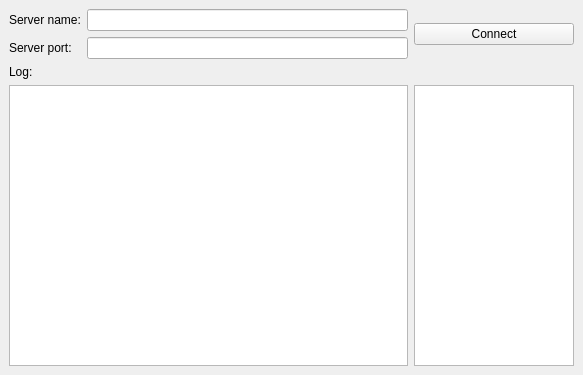
<?xml version="1.0" encoding="UTF-8"?>
<ui version="4.0">
 <class>MainWindow</class>
 <widget class="QMainWindow" name="MainWindow">
  <property name="geometry">
   <rect>
    <x>0</x>
    <y>0</y>
    <width>583</width>
    <height>375</height>
   </rect>
  </property>
  <property name="windowTitle">
   <string>MainWindow</string>
  </property>
  <widget class="QWidget" name="centralwidget">
   <layout class="QGridLayout" name="gridLayout">
    <item row="2" column="0">
     <widget class="QLabel" name="logLabel">
      <property name="text">
       <string>Log:</string>
      </property>
     </widget>
    </item>
    <item row="0" column="0">
     <widget class="QLabel" name="addressLabel">
      <property name="text">
       <string>Server name:</string>
      </property>
     </widget>
    </item>
    <item row="0" column="1">
     <widget class="QLineEdit" name="addresField">
      <property name="sizePolicy">
       <sizepolicy hsizetype="Expanding" vsizetype="Fixed">
        <horstretch>2</horstretch>
        <verstretch>0</verstretch>
       </sizepolicy>
      </property>
     </widget>
    </item>
    <item row="3" column="0" colspan="2">
     <widget class="QTextEdit" name="logField">
      <property name="sizePolicy">
       <sizepolicy hsizetype="Expanding" vsizetype="Expanding">
        <horstretch>0</horstretch>
        <verstretch>0</verstretch>
       </sizepolicy>
      </property>
      <property name="readOnly">
       <bool>true</bool>
      </property>
     </widget>
    </item>
    <item row="1" column="1">
     <widget class="QLineEdit" name="portField">
      <property name="sizePolicy">
       <sizepolicy hsizetype="Preferred" vsizetype="Fixed">
        <horstretch>0</horstretch>
        <verstretch>0</verstretch>
       </sizepolicy>
      </property>
     </widget>
    </item>
    <item row="0" column="2" rowspan="2">
     <widget class="QPushButton" name="connectButton">
      <property name="sizePolicy">
       <sizepolicy hsizetype="Preferred" vsizetype="Fixed">
        <horstretch>1</horstretch>
        <verstretch>0</verstretch>
       </sizepolicy>
      </property>
      <property name="text">
       <string>Connect</string>
      </property>
     </widget>
    </item>
    <item row="1" column="0">
     <widget class="QLabel" name="portLabel">
      <property name="text">
       <string>Server port:</string>
      </property>
     </widget>
    </item>
    <item row="3" column="2">
     <widget class="QGraphicsView" name="graphicsView"/>
    </item>
   </layout>
  </widget>
 </widget>
 <resources/>
 <connections/>
</ui>
